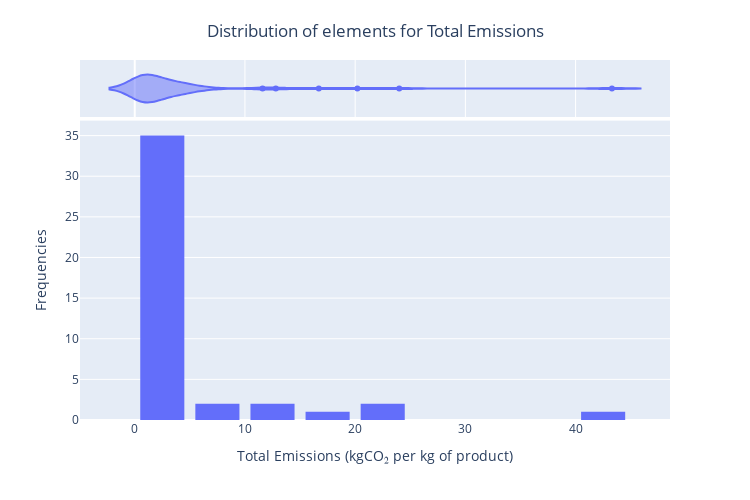

The cell this chart's notebook holds for it:
### Markdown cell above
### 4.2. CO₂ emissions from food production

Let’s move to the visualization of the second dataset, which contains CO₂ emissions data for some of the most common foods in the world. First, let’s examine the distribution of the elements in terms of total CO₂ emissions.

### Code cell
fig = px.histogram(    
    data_frame=df_emiss,
    x='total_emissions',

    marginal='violin')

fig.update_layout(
    width=750,
    height=500,
    bargap=0.2,

    title='Distribution of elements for Total Emissions',
    title_x = 0.5,
    title_y = 0.95,
    title_xanchor='center',
    title_yanchor='top',
        
    xaxis = dict(title='Total Emissions (kgCO₂ per kg of product)'),
    yaxis = dict(title='Frequencies'))

fig.show()

emission_stat = df_emiss.loc[:, 'animal_feed':].describe().round(1) # Exclude the 'land_use' column from the statistics
emission_stat

### Figure 1 — Plotly figure (JSON) as saved in the notebook; plotly's stock layout.template omitted (floating-point values rounded to 4 significant figures)
{"data": [{"bingroup": "x", "hovertemplate": "total_emissions=%{x}<br>count=%{y}<extra></extra>", "legendgroup": "", "marker": {"color": "#636efa", "pattern": {"shape": ""}}, "name": "", "orientation": "v", "showlegend": false, "type": "histogram", "x": [1.3, 0.8, 1.1, 1.6, 4.0, 0.3, 0.3, 1.4, 1.4, 1.6, 0.8, 2.3, 2.0, 0.8, 2.0, 2.9, 4.5, 3.4, 3.5, 6.4, 1.0, 0.3, 0.3, 0.4, 0.5, 0.4, 0.8, 0.3, 1.1, 1.5, 0.6, 12.8, 4.4, 43.3, 20.2, 24.0, 5.7, 3.6, 2.3, 16.7, 3.8, 4.6, 11.6], "xaxis": "x", "yaxis": "y"}, {"hovertemplate": "total_emissions=%{x}<extra></extra>", "legendgroup": "", "marker": {"color": "#636efa"}, "name": "", "scalegroup": "x", "showlegend": false, "type": "violin", "x": [1.3, 0.8, 1.1, 1.6, 4.0, 0.3, 0.3, 1.4, 1.4, 1.6, 0.8, 2.3, 2.0, 0.8, 2.0, 2.9, 4.5, 3.4, 3.5, 6.4, 1.0, 0.3, 0.3, 0.4, 0.5, 0.4, 0.8, 0.3, 1.1, 1.5, 0.6, 12.8, 4.4, 43.3, 20.2, 24.0, 5.7, 3.6, 2.3, 16.7, 3.8, 4.6, 11.6], "xaxis": "x2", "yaxis": "y2"}], "layout": {"bargap": 0.2, "barmode": "relative", "height": 500, "legend": {"tracegroupgap": 0}, "margin": {"t": 60}, "title": {"text": "Distribution of elements for Total Emissions", "x": 0.5, "xanchor": "center", "y": 0.95, "yanchor": "top"}, "width": 750, "xaxis": {"anchor": "y", "domain": [0, 1], "title": {"text": "Total Emissions (kgCO₂ per kg of product)"}}, "xaxis2": {"anchor": "y2", "domain": [0, 1], "matches": "x", "showgrid": true, "showticklabels": false}, "yaxis": {"anchor": "x", "domain": [0, 0.8316], "title": {"text": "Frequencies"}}, "yaxis2": {"anchor": "x2", "domain": [0.8416, 1], "matches": "y2", "showgrid": false, "showline": false, "showticklabels": false, "ticks": ""}}}
